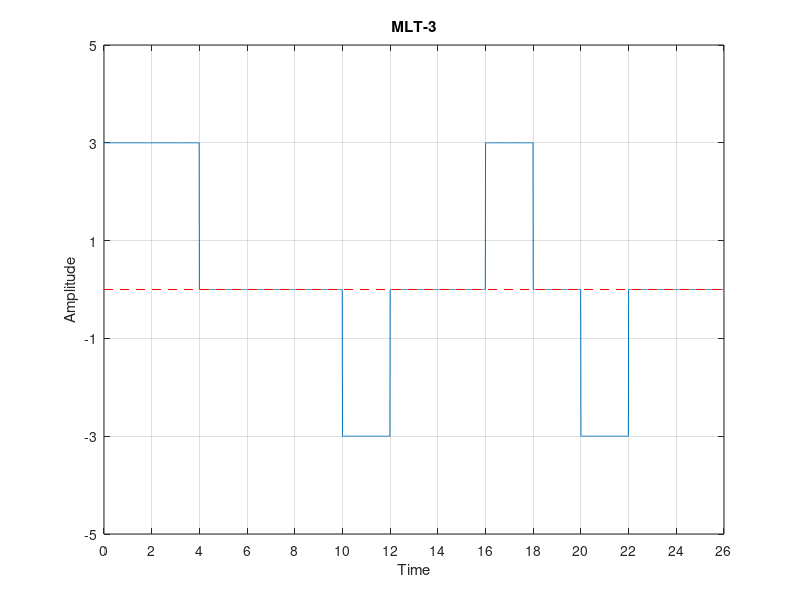

MATLAB code to generate this figure:
clear all;
close all;
clc;

bits = [1 0 1 0 0 1 1 0 1 1 1 1 0];
bit_duration = 2;

fs = 100;
Total_time = length(bits) * bit_duration;   # time needed to send whole data
t = 0: 1/fs: Total_time-(1/fs);

# sender end
prv_one_non_nutral_state = -3;
prv_state = 0;
for i = 1 : length(bits)
  if bits(i) == 0
    mlt3(((i-1) * bit_duration * fs) + 1 : i * bit_duration * fs) = ones(1, (fs * bit_duration)).*prv_state;
  else
    if prv_state == 0
      prv_one_non_nutral_state = -prv_one_non_nutral_state;
      prv_state = prv_one_non_nutral_state;
      mlt3(((i-1) * bit_duration * fs) + 1 : i * bit_duration * fs) = ones(1,(fs * bit_duration)) .* prv_one_non_nutral_state;
    else
      prv_state = 0;
      mlt3(((i-1) * bit_duration * fs) + 1 : i * bit_duration * fs) = zeros(1,(fs * bit_duration));
    endif
  endif
endfor

# ploting
plot(t, mlt3);
xticks([0: bit_duration: Total_time]);
yticks([-5: 2: 5]);
ylim([-5, 5]);
xlim([0, Total_time]);
grid on;
title("MLT-3");
xlabel("Time");
ylabel("Amplitude");
line ([0, Total_time], [0 0], "linestyle", "--", "color", "r");


# receiver end
prv_state = 0;
for i = 1 : length(mlt3)/(bit_duration * fs)
  if mlt3(((i-1) * bit_duration * fs) + 1 : i * bit_duration * fs) == ones(1, (fs * bit_duration)).*prv_state
    rcv_data(i) = 0;
  else
    if mlt3(i * bit_duration * fs) == -3
      prv_state = -3;
    elseif mlt3(i * bit_duration * fs) == 3
      prv_state = 3;
    else
      prv_state = 0;
    endif
    rcv_data(i) = 1;
  endif
endfor

disp(rcv_data);
